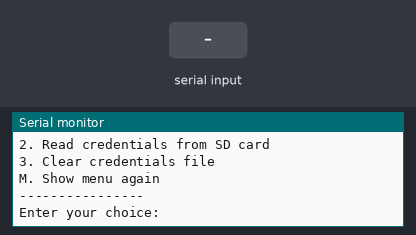
Bench run of a sketch on a simulated ESP32. Parts: the last lines printed to the serial monitor. The inputs (shaded band) are chosen by the test bench. Storage starts empty.

Above: at 2.2 s.
2.3 s: "1\n" received over Serial
At 2.9 s:
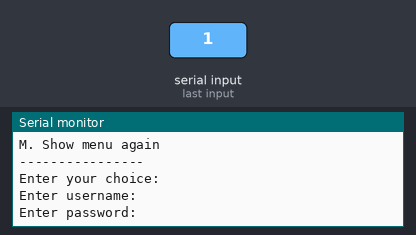
3.8 s: "2\n" received over Serial
At 4.3 s:
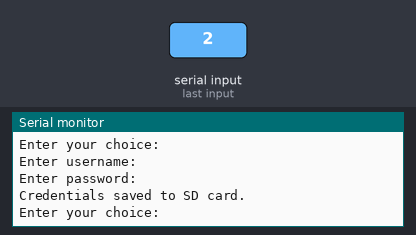
5.3 s: "3\n" received over Serial
At 6.4 s:
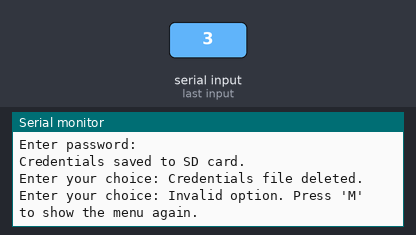
6.8 s: "2\n" received over Serial
At 7.6 s:
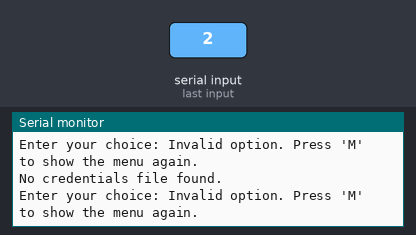

The sketch:

test4_sd_card_integrate.ino
```cpp
#include <SPI.h>
#include <SD.h>

#define SD_CS 5
#define SD_MOSI 23
#define SD_MISO 19
#define SD_SCK 18

SPIClass spi = SPIClass(VSPI);

File file;

void setup() {
  Serial.begin(115200);
  while (!Serial); // Wait for serial
  delay(1000);

  Serial.println("Initializing SD card...");


  if (!SD.begin(SD_CS)) {
    Serial.println("SD card initialization failed.");
    return;
  }
  Serial.println("SD card initialized.");
  printMenu();
}

void loop() {
  if (Serial.available()) {
    char option = Serial.read();

    switch (option) {
      case '1':
        writeCredentials();
        break;
      case '2':
        readCredentials();
        break;
      case '3':
        clearCredentials();
        break;
      case 'm':
      case 'M':
        printMenu();
        break;
      default:
        Serial.println("Invalid option. Press 'M' to show the menu again.");
    }
  }
}

void printMenu() {
  Serial.println("\n----- Menu -----");
  Serial.println("1. Write credentials to SD card");
  Serial.println("2. Read credentials from SD card");
  Serial.println("3. Clear credentials file");
  Serial.println("M. Show menu again");
  Serial.println("----------------\n");
  Serial.print("Enter your choice: ");
}

void writeCredentials() {
  Serial.println("\nEnter username:");
  while (!Serial.available());
  String username = Serial.readStringUntil('\n');
  username.trim();

  Serial.println("Enter password:");
  while (!Serial.available());
  String password = Serial.readStringUntil('\n');
  password.trim();

  file = SD.open("/credentials.txt", FILE_WRITE);
  if (file) {
    file.println("username:" + username);
    file.println("password:" + password);
    file.close();
    Serial.println("Credentials saved to SD card.");
  } else {
    Serial.println("Failed to open file for writing.");
  }
  Serial.print("Enter your choice: ");
}

void readCredentials() {
  file = SD.open("/credentials.txt");
  if (file) {
    Serial.println("\n--- Saved Credentials ---");
    while (file.available()) {
      String line = file.readStringUntil('\n');
      Serial.println(line);
    }
    file.close();
  } else {
    Serial.println("No credentials file found.");
  }
  Serial.print("Enter your choice: ");
}

void clearCredentials() {
  SD.remove("/credentials.txt");
  Serial.println("Credentials file deleted.");
  Serial.print("Enter your choice: ");
}
```

Measured:
- after the input at 2.3 s, the serial monitor: prints a new line at once (image 1)
- after the input at 3.8 s, the serial monitor: prints a new line at once (image 2)
- after the input at 5.3 s, the serial monitor: prints a new line at once (image 3)
- after the input at 6.8 s, the serial monitor: prints a new line at once (image 4)
